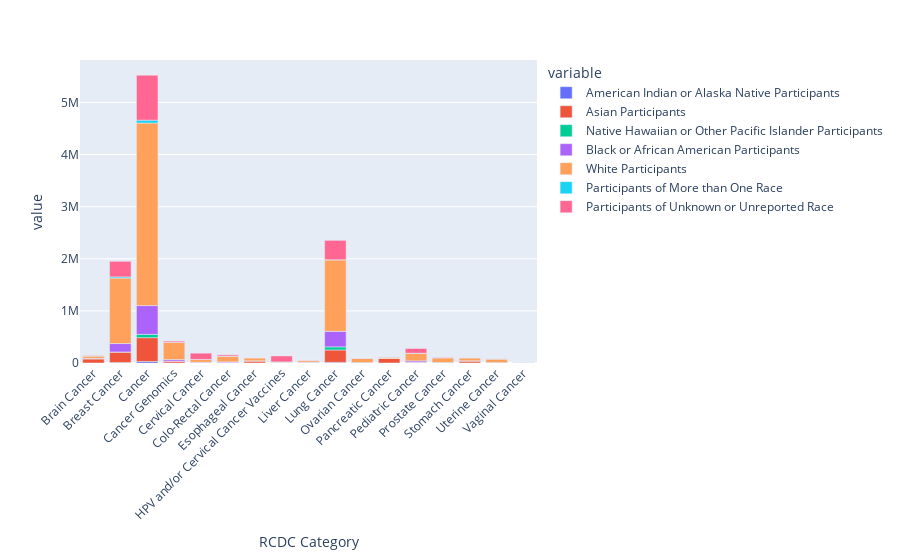

Here is the notebook cell this chart was saved with:
### Code cell
import plotly.express as px

fig = px.bar(rcdc, x="RCDC Category", y=cols[1:])
fig.update_layout(xaxis_tickangle=-45)
fig.show()

### Figure 1 — Plotly figure (JSON) as saved in the notebook; plotly's stock layout.template omitted (floating-point values rounded to 4 significant figures)
{"data": [{"alignmentgroup": "True", "hovertemplate": "variable=American Indian or Alaska Native Participants<br>RCDC Category=%{x}<br>value=%{y}<extra></extra>", "legendgroup": "American Indian or Alaska Native Participants", "marker": {"color": "#636efa", "pattern": {"shape": ""}}, "name": "American Indian or Alaska Native Participants", "offsetgroup": "American Indian or Alaska Native Participants", "orientation": "v", "showlegend": true, "textposition": "auto", "type": "bar", "x": ["Brain Cancer", "Breast Cancer", "Cancer", "Cancer Genomics", "Cervical Cancer", "Colo-Rectal Cancer", "Esophageal Cancer", "HPV and/or Cervical Cancer Vaccines", "Liver Cancer", "Lung Cancer", "Ovarian Cancer", "Pancreatic Cancer", "Pediatric Cancer", "Prostate Cancer", "Stomach Cancer", "Uterine Cancer", "Vaginal Cancer"], "xaxis": "x", "y": [187, 9142, 29466, 622, 689, 2146, 46, 583, 399, 13647, 384, 48, 841, 52, 440, 366, 0], "yaxis": "y"}, {"alignmentgroup": "True", "hovertemplate": "variable=Asian Participants<br>RCDC Category=%{x}<br>value=%{y}<extra></extra>", "legendgroup": "Asian Participants", "marker": {"color": "#EF553B", "pattern": {"shape": ""}}, "name": "Asian Participants", "offsetgroup": "Asian Participants", "orientation": "v", "showlegend": true, "textposition": "auto", "type": "bar", "x": ["Brain Cancer", "Breast Cancer", "Cancer", "Cancer Genomics", "Cervical Cancer", "Colo-Rectal Cancer", "Esophageal Cancer", "HPV and/or Cervical Cancer Vaccines", "Liver Cancer", "Lung Cancer", "Ovarian Cancer", "Pancreatic Cancer", "Pediatric Cancer", "Prostate Cancer", "Stomach Cancer", "Uterine Cancer", "Vaginal Cancer"], "xaxis": "x", "y": [81047, 200317, 456813, 35986, 2947, 4498, 40709, 1899, 11072, 236492, 981, 86097, 13385, 2280, 40689, 744, 463], "yaxis": "y"}, {"alignmentgroup": "True", "hovertemplate": "variable=Native Hawaiian or Other Pacific Islander Participants<br>RCDC Category=%{x}<br>value=%{y}<extra></extra>", "legendgroup": "Native Hawaiian or Other Pacific Islander Participants", "marker": {"color": "#00cc96", "pattern": {"shape": ""}}, "name": "Native Hawaiian or Other Pacific Islander Participants", "offsetgroup": "Native Hawaiian or Other Pacific Islander Participants", "orientation": "v", "showlegend": true, "textposition": "auto", "type": "bar", "x": ["Brain Cancer", "Breast Cancer", "Cancer", "Cancer Genomics", "Cervical Cancer", "Colo-Rectal Cancer", "Esophageal Cancer", "HPV and/or Cervical Cancer Vaccines", "Liver Cancer", "Lung Cancer", "Ovarian Cancer", "Pancreatic Cancer", "Pediatric Cancer", "Prostate Cancer", "Stomach Cancer", "Uterine Cancer", "Vaginal Cancer"], "xaxis": "x", "y": [50, 2394, 62967, 223, 107, 270, 0, 26, 22, 59214, 20, 19, 657, 29, 0, 13, 0], "yaxis": "y"}, {"alignmentgroup": "True", "hovertemplate": "variable=Black or African American Participants<br>RCDC Category=%{x}<br>value=%{y}<extra></extra>", "legendgroup": "Black or African American Participants", "marker": {"color": "#ab63fa", "pattern": {"shape": ""}}, "name": "Black or African American Participants", "offsetgroup": "Black or African American Participants", "orientation": "v", "showlegend": true, "textposition": "auto", "type": "bar", "x": ["Brain Cancer", "Breast Cancer", "Cancer", "Cancer Genomics", "Cervical Cancer", "Colo-Rectal Cancer", "Esophageal Cancer", "HPV and/or Cervical Cancer Vaccines", "Liver Cancer", "Lung Cancer", "Ovarian Cancer", "Pancreatic Cancer", "Pediatric Cancer", "Prostate Cancer", "Stomach Cancer", "Uterine Cancer", "Vaginal Cancer"], "xaxis": "x", "y": [7894, 161097, 552598, 29577, 11052, 14704, 867, 6354, 6128, 297611, 7085, 942, 25882, 8262, 759, 6613, 97], "yaxis": "y"}, {"alignmentgroup": "True", "hovertemplate": "variable=White Participants<br>RCDC Category=%{x}<br>value=%{y}<extra></extra>", "legendgroup": "White Participants", "marker": {"color": "#FFA15A", "pattern": {"shape": ""}}, "name": "White Participants", "offsetgroup": "White Participants", "orientation": "v", "showlegend": true, "textposition": "auto", "type": "bar", "x": ["Brain Cancer", "Breast Cancer", "Cancer", "Cancer Genomics", "Cervical Cancer", "Colo-Rectal Cancer", "Esophageal Cancer", "HPV and/or Cervical Cancer Vaccines", "Liver Cancer", "Lung Cancer", "Ovarian Cancer", "Pancreatic Cancer", "Pediatric Cancer", "Prostate Cancer", "Stomach Cancer", "Uterine Cancer", "Vaginal Cancer"], "xaxis": "x", "y": [45793, 1256260, 3502761, 330304, 52663, 109212, 59410, 11899, 35445, 1373180, 78753, 28299, 142501, 89644, 59140, 70363, 9801], "yaxis": "y"}, {"alignmentgroup": "True", "hovertemplate": "variable=Participants of More than One Race<br>RCDC Category=%{x}<br>value=%{y}<extra></extra>", "legendgroup": "Participants of More than One Race", "marker": {"color": "#19d3f3", "pattern": {"shape": ""}}, "name": "Participants of More than One Race", "offsetgroup": "Participants of More than One Race", "orientation": "v", "showlegend": true, "textposition": "auto", "type": "bar", "x": ["Brain Cancer", "Breast Cancer", "Cancer", "Cancer Genomics", "Cervical Cancer", "Colo-Rectal Cancer", "Esophageal Cancer", "HPV and/or Cervical Cancer Vaccines", "Liver Cancer", "Lung Cancer", "Ovarian Cancer", "Pancreatic Cancer", "Pediatric Cancer", "Prostate Cancer", "Stomach Cancer", "Uterine Cancer", "Vaginal Cancer"], "xaxis": "x", "y": [190, 23005, 55345, 1006, 565, 1304, 54, 242, 317, 1395, 388, 25, 4118, 204, 39, 220, 0], "yaxis": "y"}, {"alignmentgroup": "True", "hovertemplate": "variable=Participants of Unknown or Unreported Race<br>RCDC Category=%{x}<br>value=%{y}<extra></extra>", "legendgroup": "Participants of Unknown or Unreported Race", "marker": {"color": "#FF6692", "pattern": {"shape": ""}}, "name": "Participants of Unknown or Unreported Race", "offsetgroup": "Participants of Unknown or Unreported Race", "orientation": "v", "showlegend": true, "textposition": "auto", "type": "bar", "x": ["Brain Cancer", "Breast Cancer", "Cancer", "Cancer Genomics", "Cervical Cancer", "Colo-Rectal Cancer", "Esophageal Cancer", "HPV and/or Cervical Cancer Vaccines", "Liver Cancer", "Lung Cancer", "Ovarian Cancer", "Pancreatic Cancer", "Pediatric Cancer", "Prostate Cancer", "Stomach Cancer", "Uterine Cancer", "Vaginal Cancer"], "xaxis": "x", "y": [8202, 299274, 863694, 22825, 120817, 24393, 1027, 114025, 3166, 371791, 6280, 517, 91047, 9454, 980, 3294, 1047], "yaxis": "y"}], "layout": {"barmode": "relative", "legend": {"title": {"text": "variable"}, "tracegroupgap": 0}, "margin": {"t": 60}, "xaxis": {"anchor": "y", "domain": [0, 1], "tickangle": -45, "title": {"text": "RCDC Category"}}, "yaxis": {"anchor": "x", "domain": [0, 1], "title": {"text": "value"}}}}
